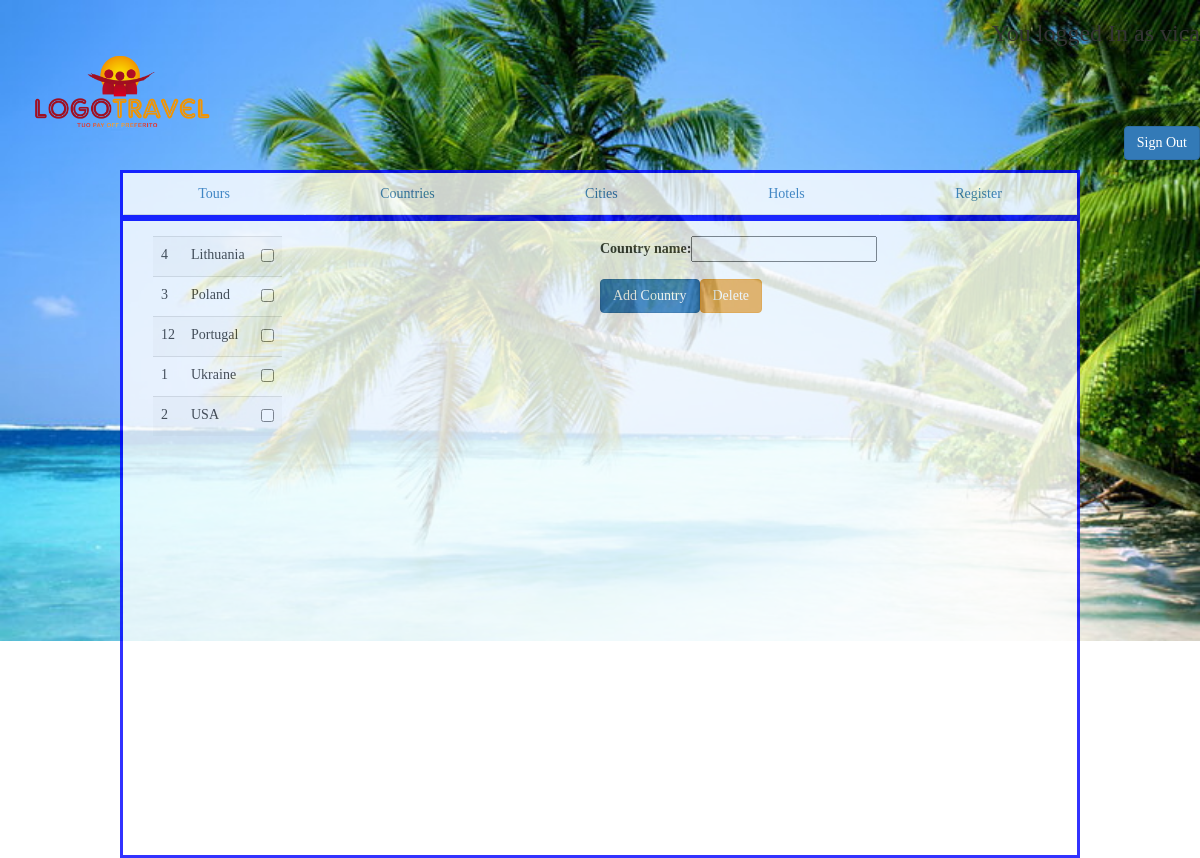
Page /index.php?menu=2 (signed in) on the committed database.
### tables this page shows
CREATE TABLE `Countries` (
  `id` int(11) NOT NULL,
  `country` varchar(64) DEFAULT NULL
);

### pages/countries.php (the view, shortened to what this page needs)
<?php
if (!isset($_SESSION['reg']))
{
 echo '<h3 class="text-content"><span style="color:red;">You should authorize as admin!</span></h3>';
}
else
{
echo '<div class="col-sm-6 col-md-6 col-lg-6 left">';
		  $sel='select * from countries';
	    $res=mysql_query($sel);
	    echo '<form action="index.php?menu=2" method="post" class="input-group" id="formcountry">';
	    echo '<table class="table table-striped">';
	    while($row=mysql_fetch_array($res,MYSQL_NUM))
	         {
	          echo '<tr>';
	          echo '<td>'.$row[0].'</td>';
	          echo '<td>'.$row[1].'</td>';
	          echo '<td><input type="checkbox" name="cb'.$row[0].'"></td>';
	          echo '</tr>';
	         }
	    echo '</table>';
echo'</div>';
echo '<div class="row">';
echo '<form class="col-sm-12 col-md-6 col-lg-6 col-md-offset-3 col-lg-offset-3" action="index.php?menu=2" method="post">';
echo '<div class="form-group">';
echo '<label for="country">Country name:</label>';
echo '<input type="text" name="country">';
echo '</div>';
echo '<input type="submit" name="addcountry" value="Add Country" class="btn btn-primary">';
echo '<input type="submit" name="delcountry" value="Delete" class="btn btn btn-warning">';
echo '</form>';
echo '</div>';
}
 ?>

### css/style.css (style rules this page uses)
html, body { width:100%; height:100%; }
.bodystyle { background: url(../images/422.jpg) no-repeat; background-size: 100%; font-family: 'Georgia'; }

### rows in the picture
countries: id "4", country "Lithuania"
countries: id "3", country "Poland"
countries: id "12", country "Portugal"
countries: id "1", country "Ukraine"
countries: id "2", country "USA"

### other values in the picture
$_SESSION['reg'] "vica"
